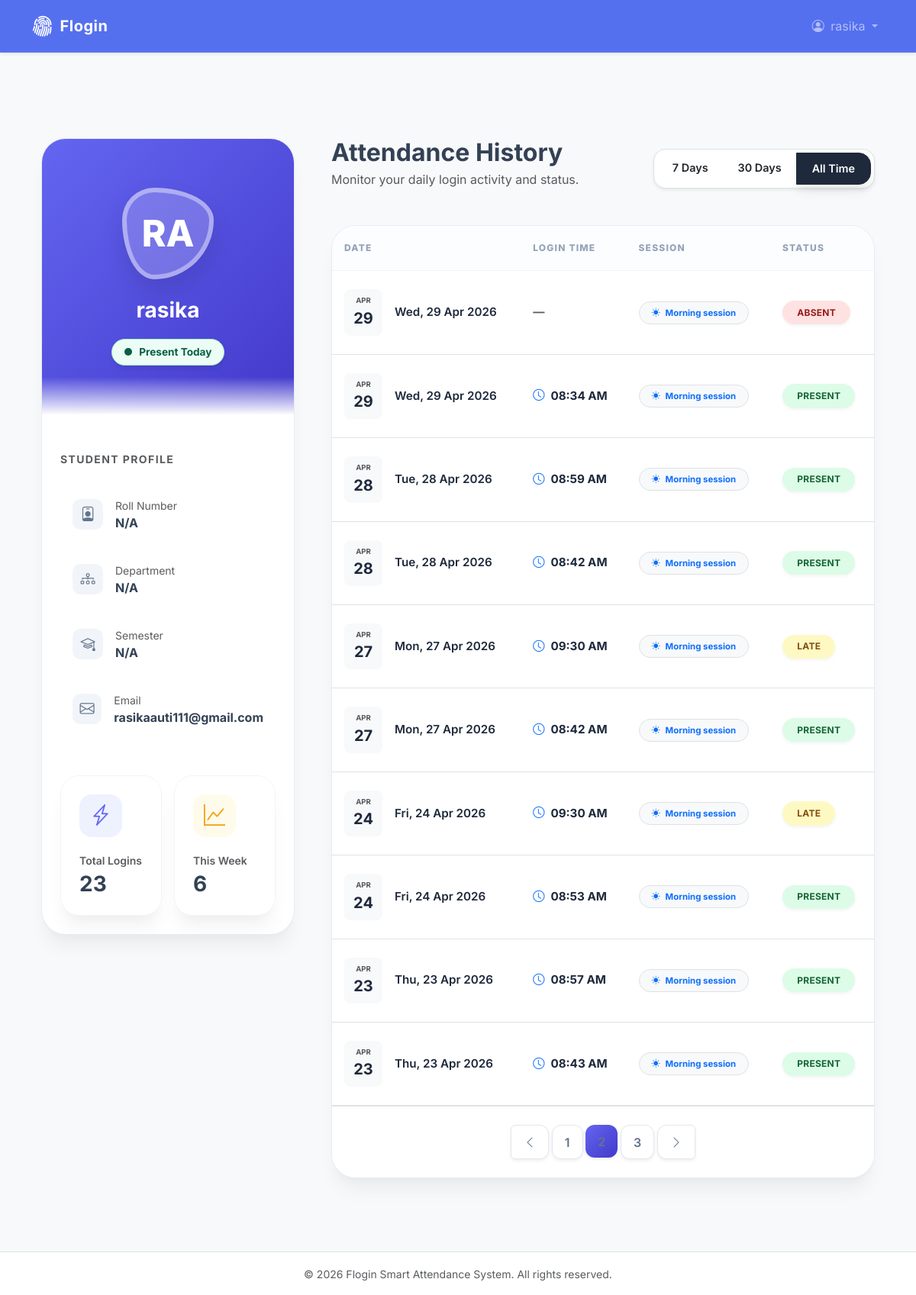
Page /profile?page=2&range=all (signed in) on the committed database.
### app/models.py (models this page shows, shortened)
class User(db.Model, UserMixin):
    id = db.Column(db.Integer, primary_key=True)
    name = db.Column(db.String(100), nullable=False)
    email = db.Column(db.String(120), unique=True, nullable=False)
    roll_number = db.Column(db.String(20), unique=True, nullable=True)
    department = db.Column(db.String(100), nullable=True)
    semester = db.Column(db.String(20), nullable=True)
    role = db.Column(db.String(20), nullable=False, default='student') # 'student', 'staff', 'admin'
    face_encoding_path = db.Column(db.String(255), nullable=True) # Path to the .pkl file
    created_at = db.Column(db.DateTime, default=datetime.utcnow)
    attendances = db.relationship('Attendance', backref='user', lazy=True)

class Attendance(db.Model):
    id = db.Column(db.Integer, primary_key=True)
    user_id = db.Column(db.Integer, db.ForeignKey('user.id'), nullable=False)
    timestamp = db.Column(db.DateTime, default=datetime.utcnow, nullable=False)
    method = db.Column(db.String(20), nullable=False, default='face') # 'face', 'manual'
    status = db.Column(db.String(20), nullable=False, default='present') # 'present', 'late'

### app/routes/auth.py (the view, shortened to what this page needs)
@auth_bp.route('/profile')
def profile():
    if not current_user.is_authenticated:
        return redirect(url_for('auth.login'))
    time_range = request.args.get('range', 'all')
    page = request.args.get('page', 1, type=int)
    per_page = 10
    query = Attendance.query.filter_by(user_id=current_user.id)
    now = datetime.utcnow()
    if time_range == '7days':
        start_date = now - timedelta(days=7)
        query = query.filter(Attendance.timestamp >= start_date)
    elif time_range == '30days':
        start_date = now - timedelta(days=30)
        query = query.filter(Attendance.timestamp >= start_date)
    pagination = query.order_by(Attendance.timestamp.desc()).paginate(page=page, per_page=per_page)
    attendance_records = pagination.items
    total_logins = Attendance.query.filter_by(user_id=current_user.id).count()
    start_of_week = now - timedelta(days=now.weekday())
    start_of_week = start_of_week.replace(hour=0, minute=0, second=0, microsecond=0)
    logins_this_week = Attendance.query.filter_by(user_id=current_user.id).filter(Attendance.timestamp >= start_of_week).count()
    from app import db
    from sqlalchemy import func
    today = now.date()
    attendance_today = Attendance.query.filter_by(user_id=current_user.id).filter(func.date(Attendance.timestamp) == today).first()
    if attendance_today:
        activity_status = "Present Today"
        status_class = "success"
    return render_template('profile.html',
                           user=current_user,
                           attendance_records=attendance_records,
                           pagination=pagination,
                           time_range=time_range,
                           total_logins=total_logins,
                           logins_this_week=logins_this_week,
                           activity_status=activity_status,
                           status_class=status_class)

### app/models.py (called while the page is built)
@login_manager.user_loader
def load_user(user_id):
    return User.query.get(int(user_id))

### app/templates/profile.html (shortened to what this page needs)
{% extends "base.html" %}
{% block content %}
<div class="container py-5">
    <div class="row g-5">
        <div class="col-lg-4">
            <div class="profile-sidebar">
                <div class="avatar-wrapper">
                    <div class="avatar-circle-lg">
                        {{ user.name[:2].upper() }}
                    </div>
                    <h3 class="fw-bold mb-1">{{ user.name }}</h3>
                    <div class="status-indicator status-{{ status_class }} mx-auto mt-3">
                        <span class="status-dot {{ 'status-dot-pulse' if status_class == 'success' }}"></span>
                        {{ activity_status }}
                    </div>
                </div>
                <div class="p-4 pt-5">
                    <div class="mb-5">
                        <label class="text-muted small text-uppercase fw-bold mb-4 d-block" style="letter-spacing: 0.1em;">Student Profile</label>
                        <div class="d-flex flex-column gap-2">
                            <div class="student-info-item d-flex align-items-center">
                                <div class="student-info-icon me-3">
                                    <i class="bi bi-person-badge"></i>
                                </div>
                                <div>
                                    <div class="small text-muted">Roll Number</div>
                                    <div class="fw-bold">{{ user.roll_number or 'N/A' }}</div>
                                </div>
                            </div>
                            <div class="student-info-item d-flex align-items-center">
                                <div class="student-info-icon me-3">
                                    <i class="bi bi-diagram-3"></i>
                                </div>
                                <div>
                                    <div class="small text-muted">Department</div>
                                    <div class="fw-bold text-truncate" style="max-width: 200px;">{{ user.department or 'N/A' }}</div>
                                </div>
                            </div>
                            <div class="student-info-item d-flex align-items-center">
                                <div class="student-info-icon me-3">
                                    <i class="bi bi-mortarboard"></i>
                                </div>
                                <div>
                                    <div class="small text-muted">Semester</div>
                                    <div class="fw-bold">{{ user.semester or 'N/A' }}</div>
                                </div>
                            </div>
                            <div class="student-info-item d-flex align-items-center">
                                <div class="student-info-icon me-3">
                                    <i class="bi bi-envelope"></i>
                                </div>
                                <div>
                                    <div class="small text-muted">Email</div>
                                    <div class="fw-bold text-truncate" style="max-width: 200px;">{{ user.email }}</div>
                                </div>
                            </div>
                        </div>
                    </div>
                    <div class="row g-3">
                        <div class="col-6">
                            <div class="metric-card">
                                <div class="metric-icon" style="color: #6366f1; background: #eef2ff;">
                                    <i class="bi bi-lightning-charge"></i>
                                </div>
                                <div class="small text-muted fw-semibold">Total Logins</div>
                                <div class="h3 fw-bold mb-0 mt-1">{{ total_logins }}</div>
                            </div>
                        </div>
                        <div class="col-6">
                            <div class="metric-card">
                                <div class="metric-icon" style="color: #f59e0b; background: #fffbeb;">
                                    <i class="bi bi-graph-up"></i>
                                </div>
                                <div class="small text-muted fw-semibold">This Week</div>
                                <div class="h3 fw-bold mb-0 mt-1">{{ logins_this_week }}</div>
                            </div>
                        </div>
                    </div>
                </div>
            </div>
        </div>
        <div class="col-lg-8">
            <div class="d-flex justify-content-between align-items-end mb-5">
                <div>
                    <h2 class="fw-bold mb-1">Attendance History</h2>
                    <p class="text-muted mb-0">Monitor your daily login activity and status.</p>
                </div>
                <div class="btn-group p-1 bg-white rounded-4 shadow-sm border">
                    <a href="{{ url_for('auth.profile', range='7days') }}" class="btn filter-btn {{ 'active' if time_range == '7days' else 'border-0' }}">7 Days</a>
                    <a href="{{ url_for('auth.profile', range='30days') }}" class="btn filter-btn {{ 'active' if time_range == '30days' else 'border-0' }}">30 Days</a>
                    <a href="{{ url_for('auth.profile', range='all') }}" class="btn filter-btn {{ 'active' if time_range == 'all' else 'border-0' }}">All Time</a>
                </div>
            </div>
            <div class="card attendance-card">
                <div class="table-responsive">
                    <table class="table table-hover mb-0">
                        <thead>
                            <tr>
                                <th>Date</th>
                                <th>Login Time</th>
                                <th>Session</th>
                                <th>Status</th>
                            </tr>
                        </thead>
                        <tbody>
                            {% for record in attendance_records %}
                            <tr>
                                <td>
                                    <div class="d-flex align-items-center">
                                        <div class="bg-light rounded-3 p-2 me-3 text-center" style="min-width: 50px;">
                                            <div class="small text-muted text-uppercase fw-bold" style="font-size: 0.6rem;">{{ record.timestamp.strftime('%b') }}</div>
                                            <div class="fw-bold fs-5">{{ record.timestamp.strftime('%d') }}</div>
                                        </div>
                                        <div class="fw-semibold">{{ record.timestamp.strftime('%a, %d %b %Y') }}</div>
                                    </div>
                                </td>
                                <td>
                                    {% if record.status == 'absent' %}
                                    <span class="text-muted fw-bold">—</span>
                                    {% else %}
                                    <div class="d-flex align-items-center">
                                        <i class="bi bi-clock me-2 text-primary"></i>
                                        <span class="fw-bold">{{ record.timestamp.strftime('%I:%M %p') }}</span>
                                    </div>
                                    {% endif %}
                                </td>
                                <td>
                                    {% if record.timestamp.hour < 12 %}
                                    <span class="badge bg-light text-primary border rounded-pill px-3 py-2"><i class="bi bi-sun-fill me-1"></i> Morning session</span>
                                    {% else %}
                                    <span class="badge bg-light text-warning border rounded-pill px-3 py-2"><i class="bi bi-moon-stars-fill me-1"></i> Afternoon session</span>
                                    {% endif %}
                                </td>
                                <td>
                                    {% if record.status == 'present' %}
                                    <span class="badge badge-status badge-present">PRESENT</span>
                                    {% elif record.status == 'late' %}
                                    <span class="badge badge-status badge-late">LATE</span>
                                    {% else %}
                                    <span class="badge badge-status badge-absent">ABSENT</span>
                                    {% endif %}
                                </td>
                            </tr>
                            {% endfor %}
                        </tbody>
                    </table>
                </div>
                {% if pagination.pages > 1 %}
                <div class="card-footer bg-white border-top py-4">
                    <nav aria-label="Attendance pagination">
                        <ul class="pagination justify-content-center mb-0">
                            <li class="page-item {{ 'disabled' if not pagination.has_prev }}">
                                <a class="page-link shadow-sm" href="{{ url_for('auth.profile', page=pagination.prev_num, range=time_range) if pagination.has_prev else '#' }}">
                                    <i class="bi bi-chevron-left"></i>
                                </a>
                            </li>
                            {% for page_num in pagination.iter_pages(left_edge=1, right_edge=1, left_current=1, right_current=2) %}
                                {% if page_num %}
                                    <li class="page-item {{ 'active' if page_num == pagination.page }}">
                                        <a class="page-link shadow-sm" href="{{ url_for('auth.profile', page=page_num, range=time_range) }}">{{ page_num }}</a>
                                    </li>
                                {% else %}
                                    <li class="page-item disabled"><span class="page-link border-0">...</span></li>
                                {% endif %}
                            {% endfor %}
                            <li class="page-item {{ 'disabled' if not pagination.has_next }}">
                                <a class="page-link shadow-sm" href="{{ url_for('auth.profile', page=pagination.next_num, range=time_range) if pagination.has_next else '#' }}">
                                    <i class="bi bi-chevron-right"></i>
                                </a>
                            </li>
                        </ul>
                    </nav>
                </div>
                {% endif %}
            </div>
        </div>
    </div>
</div>
{% endblock %}

### app/templates/base.html (shortened to what this page needs)
<!DOCTYPE html>
<html lang="en">
<head>
    <link href="https://cdn.jsdelivr.net/npm/bootstrap@5.3.0/dist/css/bootstrap.min.css" rel="stylesheet">
    <link rel="stylesheet" href="https://cdn.jsdelivr.net/npm/bootstrap-icons@1.11.1/font/bootstrap-icons.css">
    <link rel="stylesheet" href="{{ url_for('static', filename='css/style.css') }}">
</head>
<body class="bg-light">
    <nav class="navbar navbar-expand-lg navbar-dark bg-primary shadow-sm glass-nav">
        <div class="container">
            <a class="navbar-brand fw-bold d-flex align-items-center" href="{{ url_for('auth.login') }}">
                <i class="bi bi-fingerprint me-2 fs-3"></i>
                Flogin
            </a>
            <div class="collapse navbar-collapse" id="navbarNav">
                <ul class="navbar-nav ms-auto">
                    {% if current_user.is_authenticated %}
                        <li class="nav-item dropdown">
                            <a class="nav-link dropdown-toggle" href="#" id="navbarDropdown" role="button" data-bs-toggle="dropdown">
                                <i class="bi bi-person-circle me-1"></i> {{ current_user.name }}
                            </a>
                        </li>
                    {% endif %}
                </ul>
            </div>
        </div>
    </nav>
    <main class="container my-5 fade-in">
        {% block content %}{% endblock %}
    </main>
    <footer class="footer mt-auto py-3 bg-white border-top text-center text-muted">
        <div class="container">
            <small>&copy; 2026 Flogin Smart Attendance System. All rights reserved.</small>
        </div>
    </footer>
</body>
</html>

### app/static/css/style.css (style rules this page uses)
:root { --primary-color: #4361ee; --primary-hover: #3a56d4; --secondary-color: #3f37c9; --success-color: #4cc9f0; --dark-bg: #0f172a; --light-bg: #f8fafc; }
body { font-family: 'Inter', sans-serif; background-color: var(--light-bg); color: #334155; -webkit-font-smoothing: antialiased; }
.glass-nav { background: rgba(67, 97, 238, 0.9) !important; backdrop-filter: blur(10px); -webkit-backdrop-filter: blur(10px); border-bottom: 1px solid rgba(255, 255, 255, 0.1); }
.navbar-brand { letter-spacing: 0.5px; }
.card { transition: transform 0.3s ease, box-shadow 0.3s ease; }
.fade-in { animation: fadeIn 0.5s ease-in-out; }
.table th { font-weight: 600; color: #64748b; text-transform: uppercase; font-size: 0.8rem; letter-spacing: 0.5px; }
.table td { vertical-align: middle; }

### rows in the picture
User: name "rasika", name "RA", roll_number "N/A", department "N/A", semester "N/A", email "rasikaauti111@gmail.com"
Attendance: timestamp "APR", timestamp "29", timestamp "Wed, 29 Apr 2026", shows "Morning session", status "ABSENT"
Attendance: timestamp "APR", timestamp "29", timestamp "Wed, 29 Apr 2026", timestamp "08:34 AM", shows "Morning session", status "PRESENT"
Attendance: timestamp "APR", timestamp "28", timestamp "Tue, 28 Apr 2026", timestamp "08:59 AM", shows "Morning session", status "PRESENT"
Attendance: timestamp "APR", timestamp "28", timestamp "Tue, 28 Apr 2026", timestamp "08:42 AM", shows "Morning session", status "PRESENT"
Attendance: timestamp "APR", timestamp "27", timestamp "Mon, 27 Apr 2026", timestamp "09:30 AM", shows "Morning session", status "LATE"
Attendance: timestamp "APR", timestamp "27", timestamp "Mon, 27 Apr 2026", timestamp "08:42 AM", shows "Morning session", status "PRESENT"
Attendance: timestamp "APR", timestamp "24", timestamp "Fri, 24 Apr 2026", timestamp "09:30 AM", shows "Morning session", status "LATE"
Attendance: timestamp "APR", timestamp "24", timestamp "Fri, 24 Apr 2026", timestamp "08:53 AM", shows "Morning session", status "PRESENT"
Attendance: timestamp "APR", timestamp "23", timestamp "Thu, 23 Apr 2026", timestamp "08:57 AM", shows "Morning session", status "PRESENT"
Attendance: timestamp "APR", timestamp "23", timestamp "Thu, 23 Apr 2026", timestamp "08:43 AM", shows "Morning session", status "PRESENT"

### other values in the picture
{{ activity_status }} "Present Today"
{{ total_logins }} "23"
{{ logins_this_week }} "6"
{{ page_num }} "1" "2" "3"
